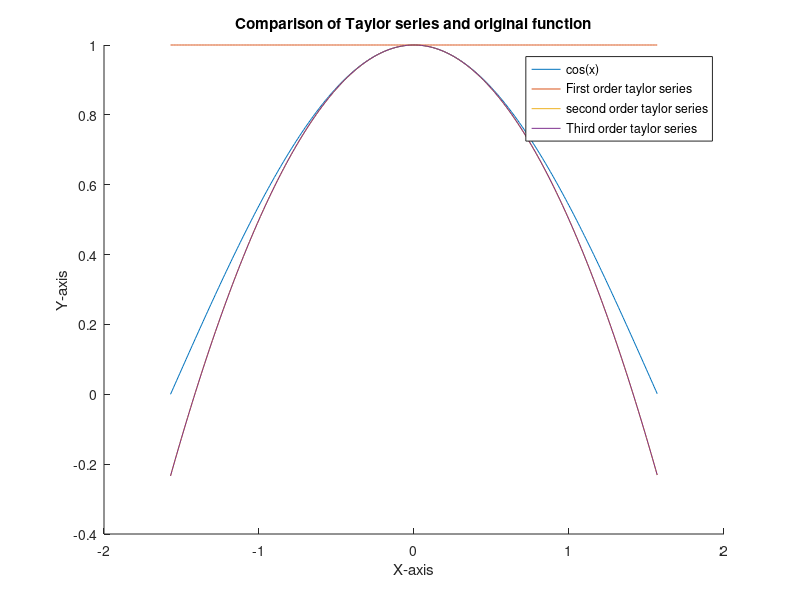

The MATLAB source for this figure:
clc;
clear all;
close all;

x = -pi/2:0.01:pi/2;

y = cos(x);
y1 = x.^0;
y2 = 1 - x.^2/2;
y3 = y2;

figure(1);
hold on;
plot(x, y);
plot(x, y1);
plot(x, y2);
plot(x, y3);

title('Comparison of Taylor series and original function');
xlabel('X-axis');
ylabel('Y-axis');
legend('cos(x)', 'First order taylor series', 'second order taylor series', 'Third order taylor series');

